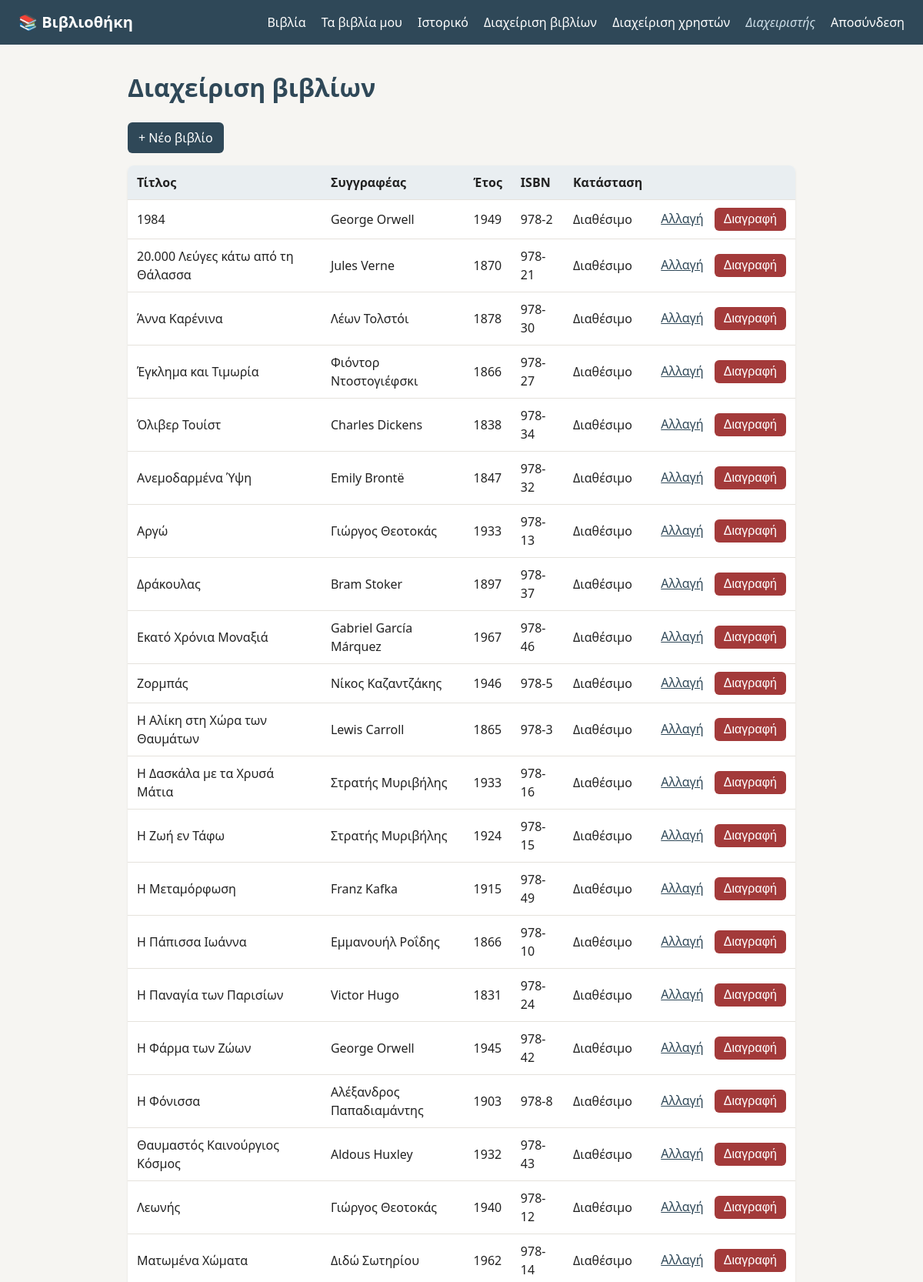
Screenshot of /admin/books (signed in, upper part) with the database file from the repository.
### tables this page shows
CREATE TABLE users (
    id            INTEGER PRIMARY KEY AUTOINCREMENT,
    name          TEXT NOT NULL,
    email         TEXT NOT NULL UNIQUE,
    password_hash TEXT NOT NULL,
    role          TEXT NOT NULL DEFAULT 'user'
                  CHECK (role IN ('admin', 'user'))
);

CREATE TABLE books (
    id      INTEGER PRIMARY KEY AUTOINCREMENT,
    title   TEXT NOT NULL,
    author  TEXT NOT NULL,
    year    INTEGER,
    isbn    TEXT UNIQUE
);

### controllers/admin_controller.py (the view)
@admin.route("/books")
@admin_required
def books():
    all_books = current_app.book_service.list_all()
    available_ids = {book.id for book in current_app.book_service.list_available()}
    return render_template("admin/books.html",
                           books=all_books, available_ids=available_ids)

### controllers/auth_controller.py (called while the page is built)
@auth.before_app_request
def load_current_user():
    g.user = None
    user_id = session.get("user_id")
    if user_id is not None:
        try:
            g.user = current_app.user_service.get(user_id)
        except ServiceError:
            session.clear()

### dao/book_dao.py (called while the page is built)
    def get_all(self):
        conn = get_connection(self.db_path)
        rows = conn.execute("SELECT * FROM books ORDER BY title").fetchall()
        conn.close()
        return [self._row_to_book(row) for row in rows]

    def _row_to_book(self, row):
        return Book(
            id=row["id"],
            title=row["title"],
            author=row["author"],
            year=row["year"],
            isbn=row["isbn"],
        )

    def get_available(self):
        conn = get_connection(self.db_path)
        rows = conn.execute(
            "SELECT * FROM books "
            "WHERE id NOT IN ("
            "    SELECT book_id FROM loans WHERE return_date IS NULL"
            ") "
            "ORDER BY title"
        ).fetchall()
        conn.close()
        return [self._row_to_book(row) for row in rows]

### dao/user_dao.py (called while the page is built)
    def get_by_id(self, user_id):
        conn = get_connection(self.db_path)
        row = conn.execute(
            "SELECT * FROM users WHERE id = ?", (user_id,)
        ).fetchone()
        conn.close()
        if row is None:
            return None
        return self._row_to_user(row)

    def _row_to_user(self, row):
        return User(
            id=row["id"],
            name=row["name"],
            email=row["email"],
            password_hash=row["password_hash"],
            role=row["role"],
        )

### database.py (called while the page is built)
def get_connection(db_path=DB_PATH):
    conn = sqlite3.connect(db_path)
    conn.row_factory = sqlite3.Row
    conn.execute("PRAGMA foreign_keys = ON")
    return conn

### models/user.py (called while the page is built)
    def is_admin(self):
        return self.role == User.ROLE_ADMIN

### services/book_service.py (called while the page is built)
    def list_all(self):
        return self.book_dao.get_all()

    def list_available(self):
        return self.book_dao.get_available()

### services/user_service.py (called while the page is built)
    def get(self, user_id):
        user = self.user_dao.get_by_id(user_id)
        if user is None:
            raise ServiceError("Ο χρήστης δεν βρέθηκε.")
        return user

### templates/admin/books.html (shortened to what this page needs)
{% extends "base.html" %}
{% block content %}
    <h1>Διαχείριση βιβλίων</h1>
    <p><a class="button-link" href="{{ url_for('admin.new_book') }}">+ Νέο βιβλίο</a></p>
    {% if books %}
        <table>
            <thead>
                <tr>
                    <th>Τίτλος</th>
                    <th>Συγγραφέας</th>
                    <th>Έτος</th>
                    <th>ISBN</th>
                    <th>Κατάσταση</th>
                    <th></th>
                </tr>
            </thead>
            <tbody>
                {% for book in books %}
                    <tr>
                        <td>{{ book.title }}</td>
                        <td>{{ book.author }}</td>
                        <td>{{ book.year or "" }}</td>
                        <td>{{ book.isbn or "" }}</td>
                        <td>
                            {% if book.id in available_ids %}
                                Διαθέσιμο
                            {% else %}
                                <em>Δανεισμένο</em>
                            {% endif %}
                        </td>
                        <td class="actions">
                            <a href="{{ url_for('admin.edit_book', book_id=book.id) }}">Αλλαγή</a>
                            <form method="post"
                                  action="{{ url_for('admin.delete_book', book_id=book.id) }}">
                                <button type="submit" class="danger">Διαγραφή</button>
                            </form>
                        </td>
                    </tr>
                {% endfor %}
            </tbody>
        </table>
    {% else %}
        <p>Δεν υπάρχουν βιβλία ακόμα.</p>
    {% endif %}
{% endblock %}

### templates/base.html (shortened to what this page needs)
<!doctype html>
<html lang="el">
<head>
    <link rel="stylesheet" href="{{ url_for('static', filename='style.css') }}">
</head>
<body>
    <header>
        <a class="logo" href="{{ url_for('home') }}">📚 Βιβλιοθήκη</a>
        <nav>
            {% if g.user %}
                <a href="{{ url_for('user.books') }}">Βιβλία</a>
                <a href="{{ url_for('user.my_loans') }}">Τα βιβλία μου</a>
                <a href="{{ url_for('user.history') }}">Ιστορικό</a>
                {% if g.user.is_admin() %}
                    <a href="{{ url_for('admin.books') }}">Διαχείριση βιβλίων</a>
                    <a href="{{ url_for('admin.users') }}">Διαχείριση χρηστών</a>
                {% endif %}
                <span class="user-name">{{ g.user.name }}</span>
                <a href="{{ url_for('auth.logout') }}">Αποσύνδεση</a>
            {% else %}
                <a href="{{ url_for('auth.login') }}">Σύνδεση</a>
                <a href="{{ url_for('auth.register') }}">Εγγραφή</a>
            {% endif %}
        </nav>
    </header>
    <main>
        {% block content %}{% endblock %}
    </main>
</body>
</html>

### static/style.css (style rules this page uses)
:root { --primary: #2f4858; --primary-light: #3e5f74; --background: #f6f5f2; --card: #ffffff; --text: #222222; --muted: #6b6b6b; --border: #e5e2dc; --success-bg: #dff3e4; --success-text: #1d5e2f; --error-bg: #fbe3e3; --error-text: #8a1c1c; --danger: #a33a3a; --danger-light: #c04848; }
* { box-sizing: border-box; }
body { font-family: system-ui, sans-serif; margin: 0; background: var(--background); color: var(--text); line-height: 1.5; }
main { max-width: 900px; margin: 32px auto; padding: 0 16px; }
h1 { margin-top: 0; color: var(--primary); }
a { color: var(--primary); }
header { display: flex; flex-wrap: wrap; justify-content: space-between; align-items: center; gap: 8px; padding: 14px 24px; background: var(--primary); }
header a { color: white; text-decoration: none; margin-left: 16px; }
header .logo { font-weight: bold; font-size: 1.25em; margin-left: 0; }
header .user-name { color: #cfe0ea; margin-left: 16px; font-style: italic; }
form { display: flex; flex-direction: column; gap: 6px; max-width: 380px; }
button { margin-top: 16px; padding: 10px; border: none; border-radius: 6px; background: var(--primary); color: white; font-size: 1em; cursor: pointer; }
button.danger { background: var(--danger); }
.button-link { display: inline-block; padding: 8px 14px; border-radius: 6px; background: var(--primary); color: white; text-decoration: none; }
table { width: 100%; border-collapse: collapse; background: var(--card); border-radius: 8px; overflow: hidden; box-shadow: 0 1px 3px rgba(0, 0, 0, 0.08); }
th, td { text-align: left; padding: 10px 12px; border-bottom: 1px solid var(--border); }
th { background: #e9eef1; }
td form { display: inline; }
td button { margin-top: 0; padding: 6px 12px; }
td.actions { white-space: nowrap; }
td.actions a { margin-right: 10px; }

### rows the page displays
users: user.name "Διαχειριστής"
books: title "1984", author "George Orwell", year "1949", isbn "978-2", shows "Διαθέσιμο"
books: title "20.000 Λεύγες κάτω από τη Θάλασσα", author "Jules Verne", year "1870", isbn "978-21", shows "Διαθέσιμο"
books: title "Άννα Καρένινα", author "Λέων Τολστόι", year "1878", isbn "978-30", shows "Διαθέσιμο"
books: title "Έγκλημα και Τιμωρία", author "Φιόντορ Ντοστογιέφσκι", year "1866", isbn "978-27", shows "Διαθέσιμο"
books: title "Όλιβερ Τουίστ", author "Charles Dickens", year "1838", isbn "978-34", shows "Διαθέσιμο"
books: title "Ανεμοδαρμένα Ύψη", author "Emily Brontë", year "1847", isbn "978-32", shows "Διαθέσιμο"
books: title "Αργώ", author "Γιώργος Θεοτοκάς", year "1933", isbn "978-13", shows "Διαθέσιμο"
books: title "Δράκουλας", author "Bram Stoker", year "1897", isbn "978-37", shows "Διαθέσιμο"
books: title "Εκατό Χρόνια Μοναξιά", author "Gabriel García Márquez", year "1967", isbn "978-46", shows "Διαθέσιμο"
books: title "Ζορμπάς", author "Νίκος Καζαντζάκης", year "1946", isbn "978-5", shows "Διαθέσιμο"
books: title "Η Αλίκη στη Χώρα των Θαυμάτων", author "Lewis Carroll", year "1865", isbn "978-3", shows "Διαθέσιμο"
books: title "Η Δασκάλα με τα Χρυσά Μάτια", author "Στρατής Μυριβήλης", year "1933", isbn "978-16", shows "Διαθέσιμο"
books: title "Η Ζωή εν Τάφω", author "Στρατής Μυριβήλης", year "1924", isbn "978-15", shows "Διαθέσιμο"
books: title "Η Μεταμόρφωση", author "Franz Kafka", year "1915", isbn "978-49", shows "Διαθέσιμο"
books: title "Η Πάπισσα Ιωάννα", author "Εμμανουήλ Ροΐδης", year "1866", isbn "978-10", shows "Διαθέσιμο"
books: title "Η Παναγία των Παρισίων", author "Victor Hugo", year "1831", isbn "978-24", shows "Διαθέσιμο"
books: title "Η Φάρμα των Ζώων", author "George Orwell", year "1945", isbn "978-42", shows "Διαθέσιμο"
books: title "Η Φόνισσα", author "Αλέξανδρος Παπαδιαμάντης", year "1903", isbn "978-8", shows "Διαθέσιμο"
books: title "Θαυμαστός Καινούργιος Κόσμος", author "Aldous Huxley", year "1932", isbn "978-43", shows "Διαθέσιμο"
books: title "Λεωνής", author "Γιώργος Θεοτοκάς", year "1940", isbn "978-12", shows "Διαθέσιμο"
books: title "Ματωμένα Χώματα", author "Διδώ Σωτηρίου", year "1962", isbn "978-14", shows "Διαθέσιμο"
